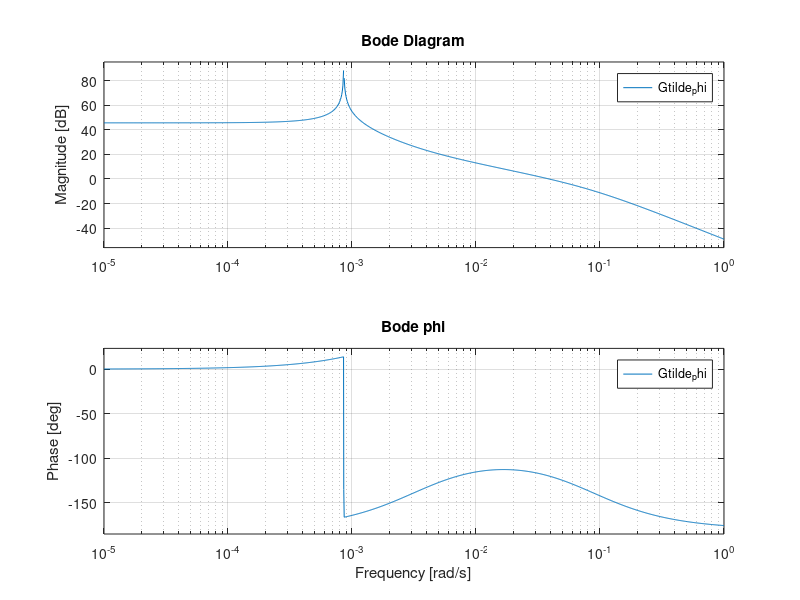
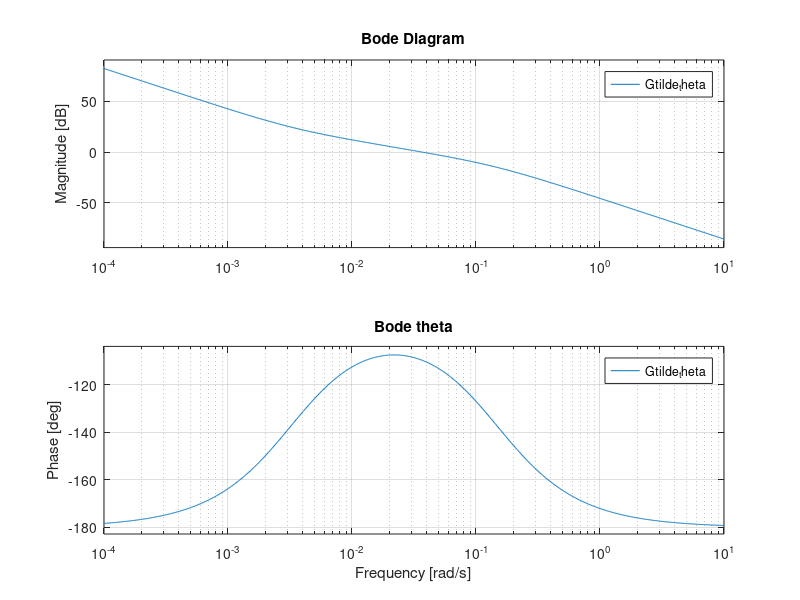
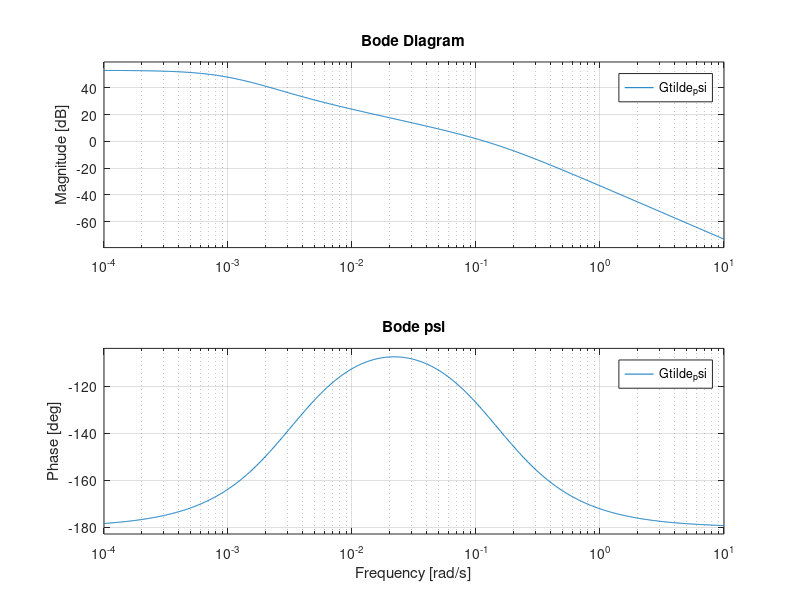
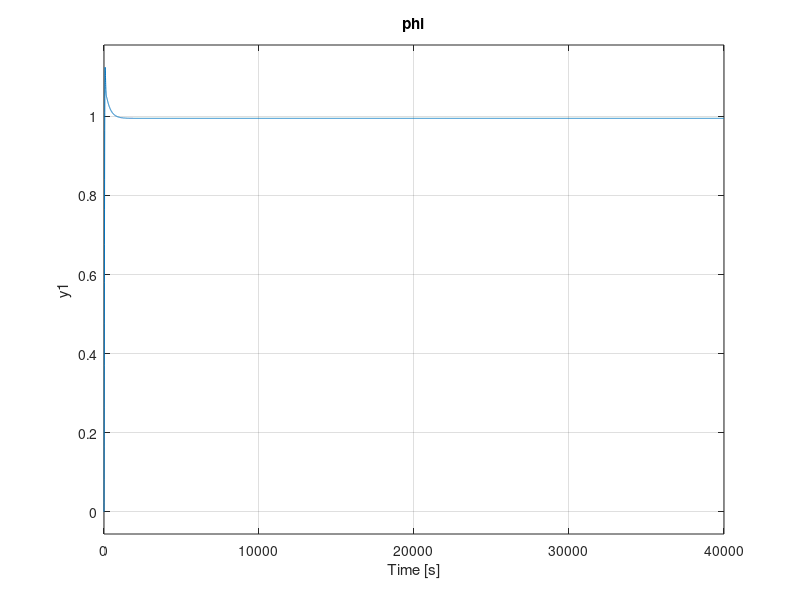

Here is the MATLAB script that generated these plots, in order:
clear; clc; clearvars; close all

% data

Ix=0.029;           % [kg*m^2]  -   body moment of inertia about the x axis
Iy=0.024;           % [kg*m^2]  -   body moment of inertia about the y axis
Iz=0.005;           % [kg*m^2]  -   body moment of inertia about the z axis

Re=6378;            % [km]  -   radius of earth
h=700;              % [km]      -   heigh of the circular orbit
mu=3.986e5;         % [km^3/s^2]    -   gravitational parameter
Ro=Re+h;            % [km]  -   orbital radius
w0=sqrt(mu/(Ro^3)); % [rad/s]  -   circular orbit's angular velocity
mo = 7.94e15;       % [Tm^3]   -   Earth's magnetic dipole moment
Bo = mo / (Ro*1000)^3;  % [T] average magnetic field
inc = 30*pi/180;    % [rad] orbital inclination
d = [0 0 0.005]';   % [Am^2] residual dipole moment, its direction in the body
                    % frame can be chosen arbitrarily

w_oi=[0 -w0 0]';    % angular velocity vector of o wrt i in orbital
                    % coordinates

q_ic=[0 0 0 1]';    % initial quaternion

w_bi_ic=w_oi;       % definition of the initial angular velocity vector of 
                    % b wrt i in orbital coordinates considering a
                    % nadir-pointing satellite

alpha_phi = 1/(w0^2*(Iz-Iy));
alpha_psi = 1/(w0^2*(Iy-Ix));

G_phi = tf(alpha_phi,[alpha_phi*Ix 0 -1]);
G_theta = tf(1,[Iy 0 0]);
G_psi = tf(alpha_psi,[alpha_psi*Iz 0 1]);

% parameters

K_phi = 4.1144e-6;
T1_phi = 300;
T2_phi = 12;

K_theta = 3.0000e-6;
T1_theta = 300;
T2_theta = 7;

K_psi = 2.5564e-6;
T1_psi = 300;
T2_psi = 7;

% transfer functions of the controller

C_phi = tf([K_phi*T1_phi K_phi],[T2_phi 1]);
C_theta = tf([K_theta*T1_theta K_theta],[T2_theta 1]);
C_psi = tf([K_psi*T1_psi K_psi],[T2_psi 1]);

% open-loop transfer functions

Gtilde_phi = C_phi * G_phi;
Gtilde_theta = C_theta * G_theta;
Gtilde_psi = C_psi * G_psi;

% write the closed-loop transfer functions

W_phi = Gtilde_phi / (1 + Gtilde_phi);
W_theta = Gtilde_theta / (1 + Gtilde_theta);
W_psi = Gtilde_psi / (1 + Gtilde_psi);

% trace the Bode diagrams of the open-loop transfer function

figure;
bode(Gtilde_phi);
title('Bode phi');
grid on;

figure;
bode(Gtilde_theta);
title('Bode theta');
grid on;

figure;
bode(Gtilde_psi);
title('Bode psi');
grid on;

% Verify the step response

figure;
step(W_phi);
title('phi');
grid on;

figure;
step(W_theta);
title('theta');
grid on;

figure;
step(W_psi);
title('psi');
grid on;
